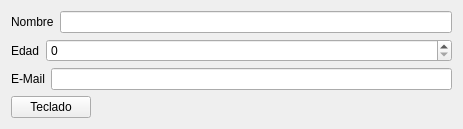
<?xml version="1.0" encoding="UTF-8"?>
<ui version="4.0">
 <class>Widget</class>
 <widget class="QWidget" name="Widget">
  <property name="geometry">
   <rect>
    <x>0</x>
    <y>0</y>
    <width>463</width>
    <height>127</height>
   </rect>
  </property>
  <property name="windowTitle">
   <string>Widget</string>
  </property>
  <layout class="QVBoxLayout" name="verticalLayout">
   <item>
    <layout class="QHBoxLayout" name="horizontalLayout">
     <item>
      <widget class="QLabel" name="label">
       <property name="text">
        <string>Nombre</string>
       </property>
      </widget>
     </item>
     <item>
      <widget class="QLineEdit" name="lineEdit"/>
     </item>
    </layout>
   </item>
   <item>
    <layout class="QFormLayout" name="formLayout">
     <item row="0" column="0">
      <widget class="QLabel" name="label_2">
       <property name="text">
        <string>Edad</string>
       </property>
      </widget>
     </item>
     <item row="0" column="1">
      <widget class="QSpinBox" name="spinBox"/>
     </item>
    </layout>
   </item>
   <item>
    <layout class="QHBoxLayout" name="horizontalLayout_2">
     <item>
      <widget class="QLabel" name="label_3">
       <property name="text">
        <string>E-Mail</string>
       </property>
      </widget>
     </item>
     <item>
      <widget class="QLineEdit" name="lineEdit_2"/>
     </item>
    </layout>
   </item>
   <item>
    <layout class="QHBoxLayout" name="horizontalLayout_3">
     <item>
      <widget class="QPushButton" name="tecladoPushButton">
       <property name="text">
        <string>Teclado</string>
       </property>
      </widget>
     </item>
     <item>
      <spacer name="horizontalSpacer">
       <property name="orientation">
        <enum>Qt::Horizontal</enum>
       </property>
       <property name="sizeHint" stdset="0">
        <size>
         <width>458</width>
         <height>20</height>
        </size>
       </property>
      </spacer>
     </item>
    </layout>
   </item>
  </layout>
 </widget>
 <layoutdefault spacing="6" margin="11"/>
 <resources/>
 <connections/>
</ui>
